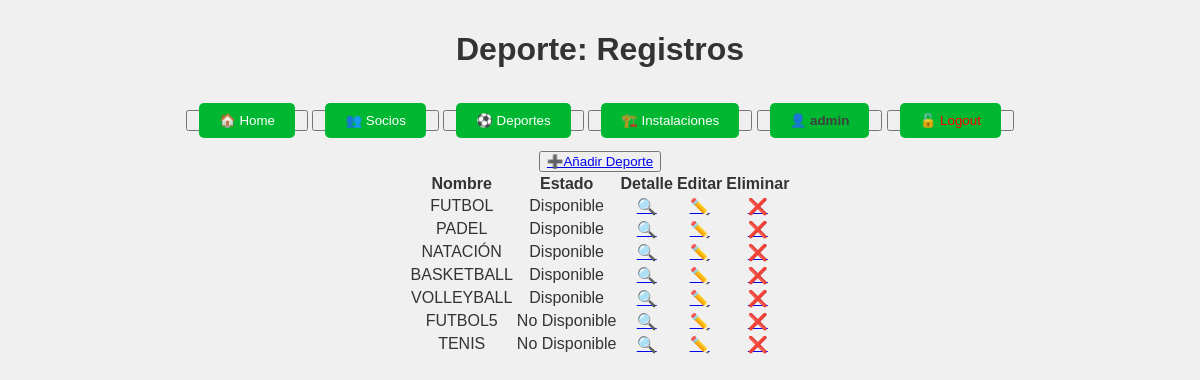
/deportes/ (signed in), run on the app's committed database.
### club/models.py (models this page shows, shortened)
class Deporte(models.Model):
    instalaciones = models.ManyToManyField('Instalacion', related_name='deportes')
    nombre = models.CharField(max_length=100, unique=True)
    descripcion = models.TextField(blank=True, null=True)
    cuota_mensual = models.DecimalField(max_digits=8, decimal_places=2, help_text="Cuota mensual para participar en este deporte.")
    disponible = models.BooleanField(default=True)

### club/views.py (the view)
# urls.py: path('deportes/', DeporteListView.as_view(), name='deporte_list'),
class DeporteListView(LoginRequiredMixin, ListView):
    model = Deporte
    template_name = 'club/deporte_list.html'
    context_object_name = 'object_list'

### templates/club/deporte_list.html
{% extends 'club/base.html' %}
{% block titulo %}
    Deporte: Registros
{% endblock titulo %}
{% block main %}
    <button>
        <a href="{% url 'deporte_create' %}">➕Añadir Deporte</a>
    </button>
    <div style="display: flex; justify-content: center;">
        <table>
            <thead>
                <tr>
                    <th>Nombre</th>
                    <th>Estado</th>
                    <th>Detalle</th>
                    <th>Editar</th>
                    <th>Eliminar</th>
                </tr>
            </thead>
            <tbody>
                {% for object in object_list %}
                    <tr>
                        <td>{{ object.nombre|upper }}</td>
                        <td>{% if object.disponible %} Disponible {% else %} No Disponible {% endif %}</td>
                        <td><a href="{% url 'deporte_detail' object.id %}">🔍</a></td>
                        <td><a href="{% url 'deporte_edit' object.id %}">✏️</a></td>
                        <td><a href="{% url 'deporte_delete' object.id %}">❌</a></td>
                    </tr>
                {% empty %}
                    <tr>
                        <td colspan="5">No hay registros para mostrar</td>
                    </tr>
                {% endfor %}
            </tbody>
        </table>
    </div>
{% endblock main %}

### templates/club/navbar.html (shortened to what this page needs)
    <button><a href="{% url 'index' %}">🏠 Home</a></button>
{% if user.is_authenticated %}
    <button><a href="{% url 'socio_list' %}">👥 Socios</a></button>
    <button><a href="{% url 'deporte_list' %}">⚽ Deportes</a></button>
    <button><a href="{% url 'instalaciones_list' %}">🏗️ Instalaciones</a></button>
    <button><a style="color: #3f3f3f; font-weight: bold" href="{% url 'profile' %}">👤 {{ user.username }}</a></button>
    <form action="{% url 'logout' %}" method="post" style="display: inline;">
        <button type="submit"><a style="color: #3f3f3f; color: red;">🔓 Logout</a></button>
    </form>
{% else %}
    <button><a style="color: #3f3f3f;" href="{% url 'login' %}">🔓 Login</a></button>
{% endif %}

### templates/club/base.html (style rules this page uses)
body { font-family: 'Arial', sans-serif; margin: 0; padding: 0; background: #f0f0f0; color: #333; }
nav a { color: white; background: #00b731; padding: 10px 20px; text-decoration: none; border-radius: 5px; margin: 5px; }

### data on the page
Deporte: nombre "FUTBOL", disponible "Disponible"
Deporte: nombre "PADEL", disponible "Disponible"
Deporte: nombre "NATACIÓN", disponible "Disponible"
Deporte: nombre "BASKETBALL", disponible "Disponible"
Deporte: nombre "VOLLEYBALL", disponible "Disponible"
Deporte: nombre "FUTBOL5", disponible "No Disponible"
Deporte: nombre "TENIS", disponible "No Disponible"

### other printed values
{{ user.username }} "admin"
